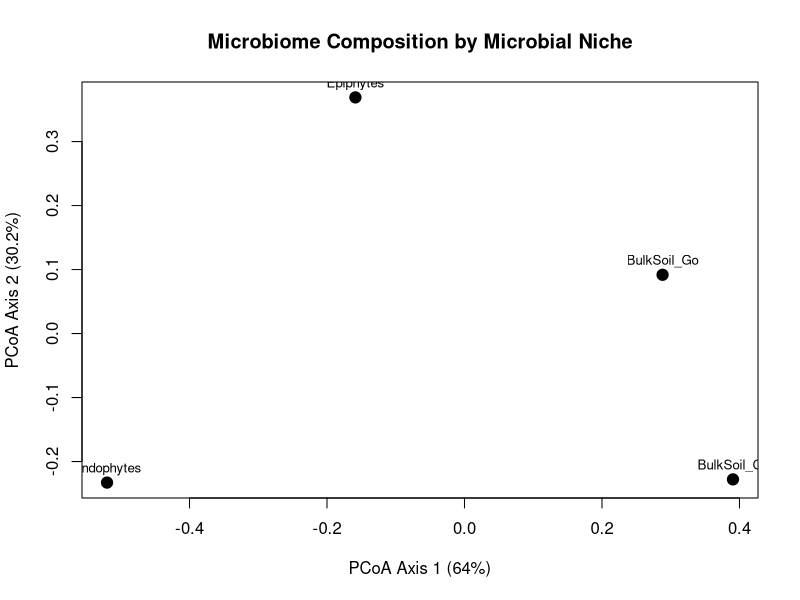

This figure's R source:
# =========================================================
# Genus-level PCoA of PhD microbiome data
# Analysis: Microbial niche
# Package: vegan
#
# Purpose:
# Descriptive comparison of genus-level microbial community
# composition across soil and plant-associated niches.
#
# Data note:
# The dataset represents aggregated PhD microbiome observations.
# Biological replicates are not available in this table.
# Therefore, no inferential PERMANOVA is performed.
#
# Data are not included in the public GitHub repository.
# =========================================================

library(vegan)

# ---------------------------------------------------------
# 1. Genus-level abundance data
# ---------------------------------------------------------

genus_niche <- data.frame(
  Acidovorax = c(0, 0, 312, 23),
  Allorhizobium_Neorhizobium_Pararhizobium_Rhizobium =
    c(0, 0, 90, 0),
  Bacillus = c(77, 125, 148, 317),
  Ensifer = c(0, 0, 233, 32),
  Methanocella = c(0, 70, 0, 192),
  Pseudomonas = c(0, 0, 157, 112),
  Sphingobium = c(0, 0, 473, 43),
  Streptomyces = c(0, 0, 271, 5),
  Terrabacter = c(0, 0, 213, 16),
  Not_Assigned = c(19442, 18685, 71196, 76424)
)

rownames(genus_niche) <- c(
  "BulkSoil_Ca",
  "BulkSoil_Go",
  "Endophytes",
  "Epiphytes"
)

# ---------------------------------------------------------
# 2. Exclude unassigned reads
# ---------------------------------------------------------

genus_niche_assigned <- genus_niche[
  ,
  !colnames(genus_niche) %in% "Not_Assigned"
]

# ---------------------------------------------------------
# 3. Relative abundance
# ---------------------------------------------------------

relative_niche <- decostand(
  genus_niche_assigned,
  method = "total"
)

print(relative_niche)

# ---------------------------------------------------------
# 4. Bray-Curtis dissimilarity
# ---------------------------------------------------------

bray_niche <- vegdist(
  genus_niche_assigned,
  method = "bray"
)

print(bray_niche)

# ---------------------------------------------------------
# 5. Principal Coordinates Analysis
# ---------------------------------------------------------

pcoa_niche <- cmdscale(
  bray_niche,
  k = 2,
  eig = TRUE
)

print(pcoa_niche$points)

# ---------------------------------------------------------
# 6. Percentage of variation explained
# ---------------------------------------------------------

positive_eigenvalues <- pcoa_niche$eig[
  pcoa_niche$eig > 0
]

pcoa_percent <- 100 * positive_eigenvalues /
  sum(positive_eigenvalues)

print(pcoa_percent)

# ---------------------------------------------------------
# 7. Prepare PCoA plot
# ---------------------------------------------------------

pcoa_plot <- data.frame(
  Sample = rownames(pcoa_niche$points),
  Axis1 = pcoa_niche$points[, 1],
  Axis2 = pcoa_niche$points[, 2]
)

# ---------------------------------------------------------
# 8. PCoA visualization
# ---------------------------------------------------------

plot(
  pcoa_plot$Axis1,
  pcoa_plot$Axis2,
  xlab = paste0(
    "PCoA Axis 1 (",
    round(pcoa_percent[1], 1),
    "%)"
  ),
  ylab = paste0(
    "PCoA Axis 2 (",
    round(pcoa_percent[2], 1),
    "%)"
  ),
  main = "Microbiome Composition by Microbial Niche",
  pch = 19,
  cex = 1.5
)

text(
  pcoa_plot$Axis1,
  pcoa_plot$Axis2,
  labels = pcoa_plot$Sample,
  pos = 3,
  cex = 0.8
)

# =========================================================
# End of analysis
# =========================================================
